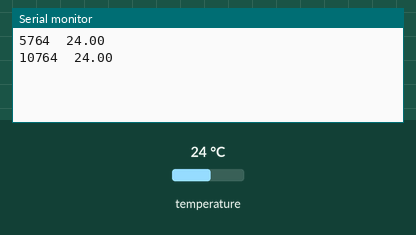
Simulated run of this sketch. Board: Arduino Uno, built with avr-gcc and run on an emulated ATmega328P. On the bench: the last lines printed to the serial monitor. The inputs (shaded band) are chosen by the test bench; at power-on: temperature 24 °C.

Above: at 11.5 s.
11.6 s: temperature set to 12 °C
At 16.9 s:
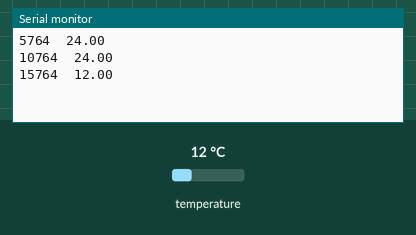
19.3 s: temperature set to 19 °C
At 21.9 s:
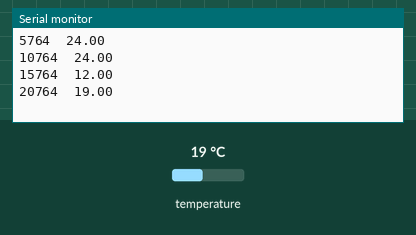
Timing chart, 0 to 23.4 s (numbered marks = the images above; inputs shaded):
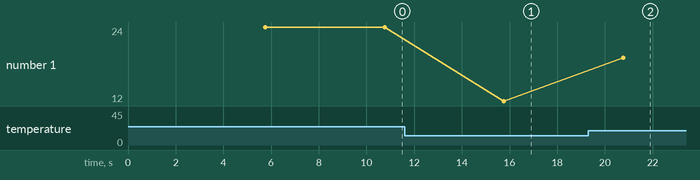

Measured:
- after the input at 11.6 s, the serial monitor: prints a new line after 4.2 s (image 1)
- after the input at 19.3 s, the serial monitor: prints a new line after 1.5 s (image 2)
- plotted number 1: 24 → 12 after the input at 11.6 s, 12 → 19 after the input at 19.3 s

The sketch:

ESTMeasurementArduinoTemperatureCode.ino
```cpp
#include <OneWire.h>
#include <DallasTemperature.h>

const int SENSOR_PIN = 13; // Arduino pin connected to DS18B20 sensor data line
const int Measurement_Interval = 5; // The amount of seconds between each measurement
long CurrentMillis;

OneWire oneWire(SENSOR_PIN);         // setup a oneWire instance
DallasTemperature tempSensor(&oneWire); // pass oneWire to DallasTemperature library

float tempCelsius;    // temperature in Celsius

void setup()
{
  Serial.begin(9600); // initialize serial
  tempSensor.begin();    // initialize the sensor
  pinMode(13, INPUT);
}

void loop()
{
      if (millis() - CurrentMillis >= Measurement_Interval*1000){ //starts the function when the time interval has been reached
          CurrentMillis = millis();
  tempSensor.requestTemperatures();             // send the command to get temperatures
  tempCelsius = tempSensor.getTempCByIndex(0);  // read temperature in Celsius
  Serial.println(String(millis()) + "\t" + tempCelsius);    // print the temperature in Celsius
  }
}
```
